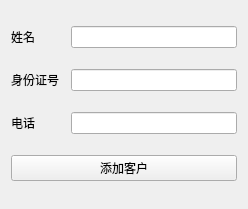
<?xml version="1.0" encoding="UTF-8"?>
<ui version="4.0">
 <class>client</class>
 <widget class="QWidget" name="client">
  <property name="geometry">
   <rect>
    <x>0</x>
    <y>0</y>
    <width>248</width>
    <height>209</height>
   </rect>
  </property>
  <property name="windowTitle">
   <string>Form</string>
  </property>
  <layout class="QGridLayout" name="gridLayout_2">
   <item row="1" column="2">
    <widget class="QLineEdit" name="id"/>
   </item>
   <item row="1" column="0">
    <widget class="QLabel" name="label_2">
     <property name="text">
      <string>身份证号</string>
     </property>
    </widget>
   </item>
   <item row="0" column="0">
    <widget class="QLabel" name="label">
     <property name="text">
      <string>姓名</string>
     </property>
    </widget>
   </item>
   <item row="2" column="0">
    <widget class="QLabel" name="label_3">
     <property name="text">
      <string>电话</string>
     </property>
    </widget>
   </item>
   <item row="0" column="2">
    <widget class="QLineEdit" name="name"/>
   </item>
   <item row="2" column="2">
    <widget class="QLineEdit" name="phone"/>
   </item>
   <item row="3" column="0" colspan="3">
    <widget class="QPushButton" name="add_client">
     <property name="text">
      <string>添加客户</string>
     </property>
    </widget>
   </item>
  </layout>
 </widget>
 <resources/>
 <connections/>
</ui>
